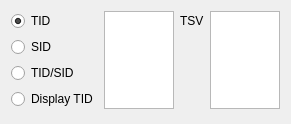
<?xml version="1.0" encoding="UTF-8"?>
<ui version="4.0">
 <class>IDsFilter</class>
 <widget class="QWidget" name="IDsFilter">
  <property name="geometry">
   <rect>
    <x>0</x>
    <y>0</y>
    <width>278</width>
    <height>124</height>
   </rect>
  </property>
  <property name="windowTitle">
   <string>Form</string>
  </property>
  <layout class="QGridLayout" name="gridLayout">
   <item row="0" column="0">
    <widget class="QRadioButton" name="radioButtonTID">
     <property name="text">
      <string>TID</string>
     </property>
     <property name="checked">
      <bool>true</bool>
     </property>
     <attribute name="buttonGroup">
      <string notr="true">buttonGroup</string>
     </attribute>
    </widget>
   </item>
   <item row="0" column="2">
    <widget class="QLabel" name="labelTSV">
     <property name="text">
      <string>TSV</string>
     </property>
    </widget>
   </item>
   <item row="1" column="0">
    <widget class="QRadioButton" name="radioButtonSID">
     <property name="text">
      <string>SID</string>
     </property>
     <attribute name="buttonGroup">
      <string notr="true">buttonGroup</string>
     </attribute>
    </widget>
   </item>
   <item row="2" column="0">
    <widget class="QRadioButton" name="radioButtonTIDSID">
     <property name="text">
      <string>TID/SID</string>
     </property>
     <attribute name="buttonGroup">
      <string notr="true">buttonGroup</string>
     </attribute>
    </widget>
   </item>
   <item row="3" column="0">
    <widget class="QRadioButton" name="radioButtonDisplayTID">
     <property name="text">
      <string>Display TID</string>
     </property>
     <attribute name="buttonGroup">
      <string notr="true">buttonGroup</string>
     </attribute>
    </widget>
   </item>
   <item row="0" column="1" rowspan="4">
    <widget class="QPlainTextEdit" name="plainTextEditIDs"/>
   </item>
   <item row="0" column="3" rowspan="4">
    <widget class="QPlainTextEdit" name="plainTextEditTSV"/>
   </item>
  </layout>
 </widget>
 <resources/>
 <connections/>
 <buttongroups>
  <buttongroup name="buttonGroup"/>
 </buttongroups>
</ui>
